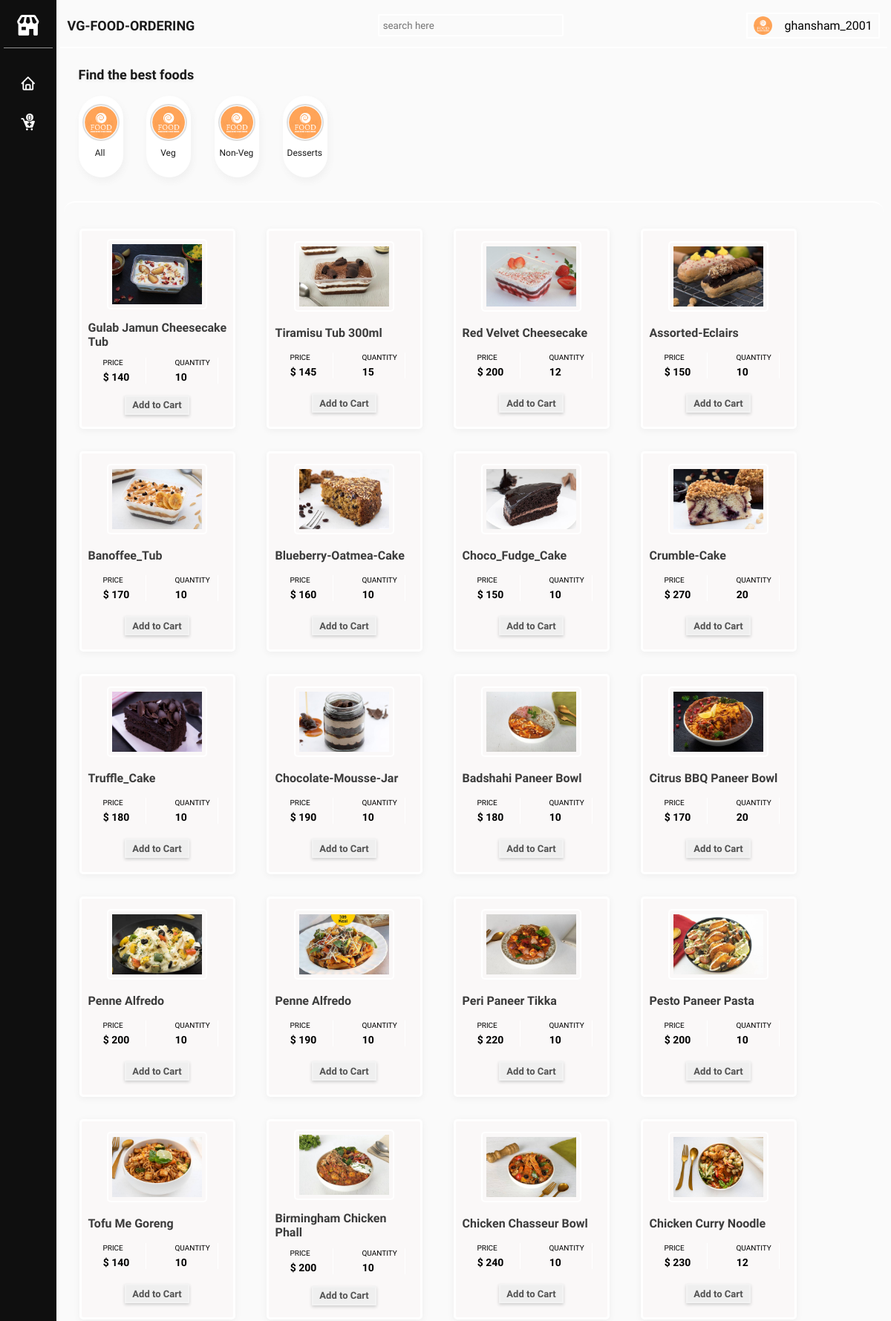
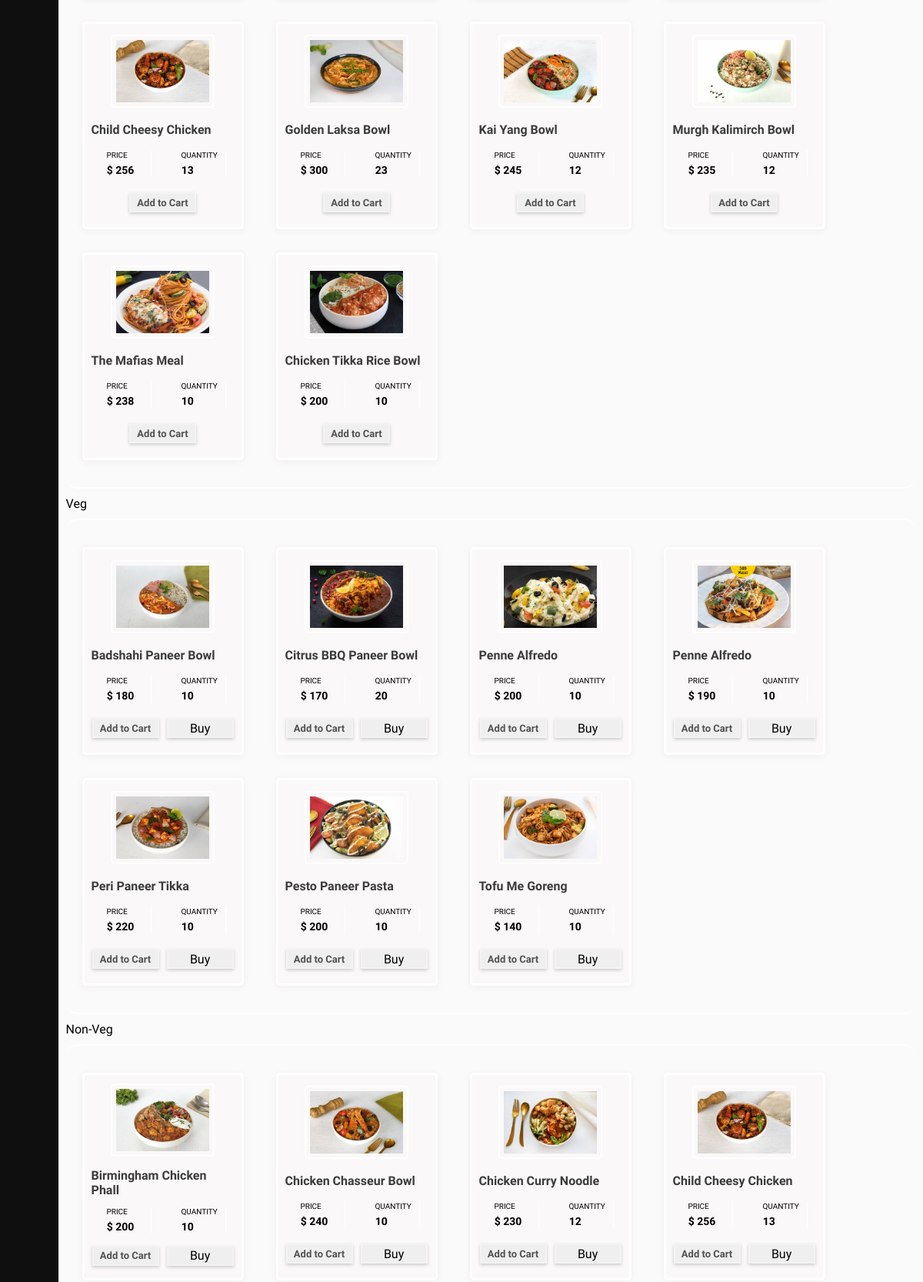
Page /user/ (signed in, upper part) on the committed database (2 pictures, top to bottom).
### tables this page shows
CREATE TABLE `categories` (
  `category` varchar(40) NOT NULL
);

CREATE TABLE `products` (
  `id` int(10) NOT NULL,
  `product_name` varchar(40) NOT NULL,
  `price` varchar(30) NOT NULL,
  `category` varchar(30) NOT NULL,
  `quantity` varchar(30) NOT NULL,
  `image` varchar(50) NOT NULL
);

### user/index.php (the view, shortened to what this page needs)
<?php
include '../partials/headers.php';
?>
</head>
<body onload="getData('<?php echo $_SESSION['username'];?>')">
    <?php include '../partials/sidebar.php'; ?>
    <section class="home-section">
        <?php include '../partials/navbar.php'; ?>
        <div class="home-container">
            <div class="heading" style="margin-top: 20px;margin-left: 20px; text-shadow: 0 2px 4px rgb(236, 236, 236);">
                Find the best foods
            </div>
            <div class="product-menu">
                <a href="#all" class="list-item active">
                    <div class="img">
                        <img src="../images/logo1.png" alt="">
                    </div>
                    <p>All</p>
                </a>
                <?php
                    $sql1 = "SELECT category FROM categories";
                    $stmt1 = mysqli_stmt_init($conn);
                    if (!mysqli_stmt_prepare($stmt1, $sql1))
                    {
                        die('SQL error');
                    }
                    else
                    {
                        mysqli_stmt_execute($stmt1);
                        $result1 = mysqli_stmt_get_result($stmt1);
                        while ($row1 = mysqli_fetch_assoc($result1))
                        {
                            print( '<a href="#'.$row1['category'].'" class="list-item active">
                            <div class="img">
                                <img src="../images/logo1.png" alt="">
                            </div>
                            <p>'.$row1['category'].'</p>
                        </a>');
                        }
                    }
                ?>
            </div>
            <div class="product-container" id="all">
                <?php if ($rows > 0) { ?>
                <?php while ($data = mysqli_fetch_assoc($result)) { ?>
                <div class="card">
                    <img src="../uploads/<?php echo $data[
                        'image'
                    ]; ?>" alt="">
                    <div class="h-c">
                        <div class="head">
                            <?php echo $data[
                            'product_name'
                        ]; ?>
                        </div>
                    </div>
                    <div class="cal-pri">
                        <div class="cal" style="border-right: 1px solid white;">
                            <label>$
                                <?php echo $data['price']; ?>
                            </label>
                            <span>Price</span>
                        </div>
                        <div class="cal" style="border-right: 1px solid white;">
                            <label>
                                <?php echo $data['quantity']; ?>
                            </label>
                            <span>Quantity</span>
                        </div>
                    </div>
                    <div class="buttons">
                        <button class="addtoCart" onclick="addToCart(<?php echo $data['id']; ?> )"
                            style=" font-size:13px; font-weight:bold; color:#525252;">Add to Cart </button>
                    </div>
                </div>
                <?php } ?>
                <?php } ?>
            </div>
            <?php
            $sql2 = "SELECT category FROM categories";
            $stmt2 = mysqli_stmt_init($conn);
            if (!mysqli_stmt_prepare($stmt2, $sql2))
            {die('SQL error');} else{mysqli_stmt_execute($stmt2);
                $result2 = mysqli_stmt_get_result($stmt2);
                while ($row2 = mysqli_fetch_assoc($result2)){echo $row2['category'];
                    $mycat=$row2['category'];?>
                     <div class="product-container" id="<?php echo $mycat; ?>">
                    <?php
                    $sql3 = "SELECT * FROM products WHERE category='$mycat'";
                    $stmt3 = mysqli_stmt_init($conn);
                    if (!mysqli_stmt_prepare($stmt3, $sql3))
                    {
                        die('SQL error');
                    } else
                    {
                        mysqli_stmt_execute($stmt3);
                        $result3 = mysqli_stmt_get_result($stmt3);
                        while ($row3 = mysqli_fetch_assoc($result3))
                        {?>
                                <div class="card">
                        <img src="../uploads/<?php echo $row3[
                            'image'
                        ]; ?>" alt="">
                        <div class="h-c">
                            <div class="head">
                                <?php echo $row3[
                                'product_name'
                            ]; ?>
                            </div>
                        </div>
                        <div class="cal-pri">
                            <div class="cal" style="border-right: 1px solid white;">
                                <label>$
                                    <?php echo $row3['price']; ?>
                                </label>
                                <span>Price</span>
                            </div>
                            <div class="cal" style="border-right: 1px solid white;">
                                <label>
                                    <?php echo $row3['quantity']; ?>
                                </label>
                                <span>Quantity</span>
                            </div>
                        </div>
                        <div class="buttons">
                            <button class="addtoCart" onclick="addToCart(<?php echo $row3['id']; ?> )"
                                style=" font-size:13px; font-weight:bold; color:#525252;">Add to Cart </button>
                            <button class="buyNow" onclick="buyNow(<?php echo $row3['id']; ?>)">Buy</button>
                        </div>
                    </div>
                    <?php }}?>
                    </div>
        <?php
    }}?>
        </div>
    </section>
</body>
</html>

### css/index.css (style rules this page uses)
body { display: flex; scroll-behavior: smooth; }
.home-container { height: 89vh; overflow: scroll; }
.home-section, .home-container { width: 100%; display: flex; flex-direction: column; padding: 5px; position: relative; background: var(--bgcolor); }
.heading { font-size: 18px; font-weight: 600; color: var(--font1); }
.home-container .product-menu { width: 100%; display: flex; height: 150px; padding: 20px; }
.home-container .product-menu .list-item { margin-right: 3%; width: 60px; height: 110px; padding-top: 5px; padding-bottom: 20px; display: flex; justify-content: space-around; align-items: center; flex-direction: column; background: #fdfdfd; border-top-right-radius: 50px; border-top-left-radius: 53px; border-bottom-right-radius: 50px; border-bottom-left-radius: 53px; box-shadow: 0 2px 5px rgb(247, 244, 244); cursor: pointer; transition: all 0.3s ease; border: 1px solid white; }
.home-container .product-menu .list-item.active { background: hsl(0, 0%, 100%); box-shadow: 2px 5px 10px rgb(240, 240, 240); transform: translateY(-2px); }
.home-container .product-menu .list-item .img { width: 50px; height: 50px; border: 2px solid rgb(223, 223, 223); border-radius: 50%; overflow: hidden; display: flex; align-items: center; justify-content: center; padding: 1px; position: relative; }
.home-container .product-menu .list-item .img img { height: 100%; width: 100%; border-radius: 50%; }
.home-container .product-menu .list-item p { color: var(--font1); font-size: 12px; text-align: center; padding-right: 2px; width: 100%; }
.product-container { min-width: 100%; max-width: 100%; display: flex; flex-direction: row; flex-wrap: wrap; padding: 20px 0; margin: 10px 0; border-top: 2px solid #ffffff; border-bottom: 2px solid #ffffff; border-top-right-radius: 15px; border-top-left-radius: 15px; border-bottom-right-radius: 15px; border-bottom-left-radius: 15px; }
.product-container .card { display: flex; flex-direction: column; justify-content: space-around; width: 210px; background: #faf8f8; height: 270px; padding: 5px; border: 3px solid white; border-radius: 5px; box-shadow: 0 2px 8px rgb(238, 238, 238); margin: 15px 21px; }
.product-container .card img { width: 70%; max-height: 40%; border: 2px solid white; padding: 5px; border-radius: 5px; margin: 5px auto; object-fit: contain; }
.product-container .card .h-c { margin: 5px 0; display: flex; flex-direction: column; align-items: left; padding-left: 4px; }
.product-container .card .head { color: rgb(59, 59, 59); letter-spacing: normal; font-family: 'Work Sans'; font-weight: 600; font-size: 16px; }
.product-container .card .cal-pri, .product-container .card .buttons { display: flex; flex-direction: row; justify-content: space-around; margin: 10px 0; width: 100%; }
.product-container .card .cal-pri { margin: 3px 0px 3px 3px; }
.product-container .card .cal-pri .cal { height: 35px; position: relative; padding-top: 16px; width: calc(100% / 3 - 2px); padding-left: 4px; }
.product-container .card .cal-pri .cal label { font-size: 14px; font-family: 'Work Sans'; font-weight: bold; }
.product-container .card .cal-pri .cal span { position: absolute; text-transform: uppercase; font-family: 'Work Sans'; font-size: 10px; top: 2%; left: 6%; }
.product-container .card .buttons button { cursor: pointer; font-family: 'Work Sans'; font-size: 16px; font-weight: lighter; width: calc(100% / 2 - 10px); height: 26px; border: 2px solid rgb(243, 243, 243); box-shadow: 0 2px 4px rgb(206, 206, 206); }
.head { font-family: 'Work Sans'; font-weight: 600; margin: 2px 0; font-size: 18px; color: #525252; }

### css/colors.css (style rules this page uses)
:root { --black: #0f0f0f; --blue: #14213d; --bgcolor: #fafafa; --white: #ffffff; --font1: #1a1a1a; --font2: #868686; }
* { margin: 0; padding: 0; left: 0; box-sizing: border-box; list-style: none; text-decoration: none; font-family: 'Work Sans'; }

### rows in the picture
categories: category "Veg"
categories: category "Non-Veg"
categories: category "Desserts"
products: image (picture), product_name "Gulab Jamun Cheesecake Tub", price "140", quantity "10"
products: image (picture), product_name "Tiramisu Tub 300ml", price "145", quantity "15"
products: image (picture), product_name "Red Velvet Cheesecake", price "200", quantity "12"
products: image (picture), product_name "Assorted-Eclairs", price "150", quantity "10"
products: image (picture), product_name "Banoffee_Tub", price "170", quantity "10"
products: image (picture), product_name "Blueberry-Oatmea-Cake", price "160", quantity "10"
products: image (picture), product_name "Choco_Fudge_Cake", price "150", quantity "10"
products: image (picture), product_name "Crumble-Cake", price "270", quantity "20"
products: image (picture), product_name "Truffle_Cake", price "180", quantity "10"
products: image (picture), product_name "Chocolate-Mousse-Jar", price "190", quantity "10"
products: image (picture), product_name "Badshahi Paneer Bowl", price "180", quantity "10"
products: image (picture), product_name "Citrus BBQ Paneer Bowl", price "170", quantity "20"
products: image (picture), product_name "Penne Alfredo", price "200", quantity "10"
products: image (picture), product_name "Penne Alfredo", price "190", quantity "10"
products: image (picture), product_name "Peri Paneer Tikka", price "220", quantity "10"
products: image (picture), product_name "Pesto Paneer Pasta", price "200", quantity "10"
products: image (picture), product_name "Tofu Me Goreng", price "140", quantity "10"
products: image (picture), product_name "Birmingham Chicken Phall", price "200", quantity "10"
products: image (picture), product_name "Chicken Chasseur Bowl", price "240", quantity "10"
products: image (picture), product_name "Chicken Curry Noodle", price "230", quantity "12"
products: image (picture), product_name "Child Cheesy Chicken", price "256", quantity "13"
products: image (picture), product_name "Golden Laksa Bowl", price "300", quantity "23"
products: image (picture), product_name "Kai Yang Bowl", price "245", quantity "12"
products: image (picture), product_name "Murgh Kalimirch Bowl", price "235", quantity "12"
products: image (picture), product_name "The Mafias Meal", price "238", quantity "10"
products: image (picture), product_name "Chicken Tikka Rice Bowl", price "200", quantity "10"

### other values in the picture
$_SESSION['username'] "ghansham_2001"
